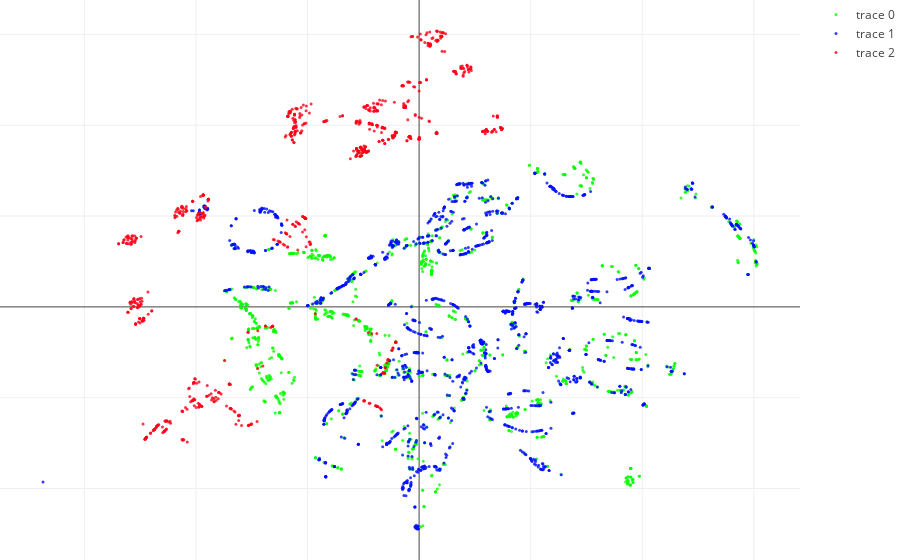

The notebook cell this image was saved under:
### Code cell
draw2dFrame(a, X_embedded, 'saiu')

### Figure 1 — Plotly figure (JSON) as saved in the notebook; plotly's stock layout.template omitted (floating-point values rounded to 4 significant figures; data arrays with more than 128 entries replaced by an {"elided": "..."} marker saying what was removed)
{"data": [{"marker": {"color": "rgb(7,255,0)", "opacity": 0.8, "size": 3}, "mode": "markers", "type": "scatter", "uid": "ecb40c8e-810a-4b0e-aba0-98f584c42058", "x": {"elided": "1308 float values"}, "y": {"elided": "1308 float values"}}, {"marker": {"color": "rgb(0,15,255)", "opacity": 0.8, "size": 3}, "mode": "markers", "type": "scatter", "uid": "8f03bbbc-6ad8-4016-806c-5caea01dec0b", "x": {"elided": "1529 float values"}, "y": {"elided": "1529 float values"}}, {"marker": {"color": "rgb(255,0,23)", "opacity": 0.8, "size": 3}, "mode": "markers", "type": "scatter", "uid": "8ea1fa93-f630-4028-bd3d-35aad4eb6654", "x": {"elided": "803 float values"}, "y": {"elided": "803 float values"}}], "layout": {"margin": {"b": 0, "l": 0, "r": 0, "t": 0}}}
